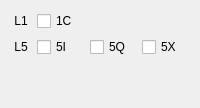
     <widget class="QWidget" name="tabSBAS">
      <attribute name="title">
       <string>SBAS</string>
      </attribute>
      <layout class="QGridLayout" name="gridLayout_10" columnstretch="0,1,1,1">
       <item row="1" column="0">
        <widget class="QLabel" name="SBAS_L5">
         <property name="text">
          <string>L5</string>
         </property>
         <property name="alignment">
          <set>Qt::AlignmentFlag::AlignCenter</set>
         </property>
        </widget>
       </item>
       <item row="1" column="1">
        <widget class="QCheckBox" name="S24">
         <property name="toolTip">
          <string>I</string>
         </property>
         <property name="text">
          <string>5I</string>
         </property>
         <property name="checked">
          <bool>false</bool>
         </property>
        </widget>
       </item>
       <item row="0" column="1">
        <widget class="QCheckBox" name="S01">
         <property name="toolTip">
          <string>C/A</string>
         </property>
         <property name="text">
          <string>1C</string>
         </property>
         <property name="checked">
          <bool>false</bool>
         </property>
        </widget>
       </item>
       <item row="1" column="3">
        <widget class="QCheckBox" name="S26">
         <property name="toolTip">
          <string>I+Q</string>
         </property>
         <property name="text">
          <string>5X</string>
         </property>
         <property name="checked">
          <bool>false</bool>
         </property>
        </widget>
       </item>
       <item row="0" column="0">
        <widget class="QLabel" name="SBAS_L1">
         <property name="text">
          <string>L1</string>
         </property>
         <property name="alignment">
          <set>Qt::AlignmentFlag::AlignCenter</set>
         </property>
        </widget>
       </item>
       <item row="1" column="2">
        <widget class="QCheckBox" name="S25">
         <property name="toolTip">
          <string>Q</string>
         </property>
         <property name="text">
          <string>5Q</string>
         </property>
         <property name="checked">
          <bool>false</bool>
         </property>
        </widget>
       </item>
       <item row="2" column="0">
        <spacer name="verticalSpacer_7">
         <property name="orientation">
          <enum>Qt::Orientation::Vertical</enum>
         </property>
         <property name="sizeHint" stdset="0">
          <size>
           <width>20</width>
           <height>40</height>
          </size>
         </property>
        </spacer>
       </item>
      </layout>
     </widget>
